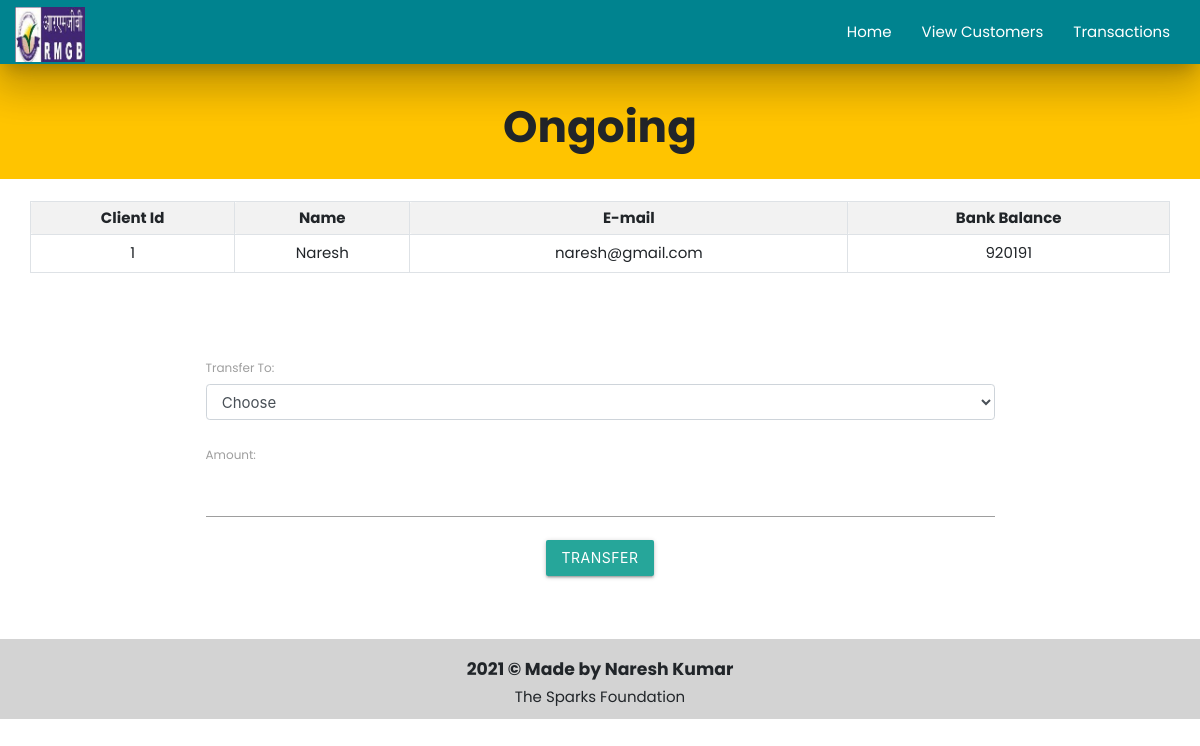
/php/userdetails.php?c_id=1, run on the app's committed database.
### tables this page shows
CREATE TABLE `clients` (
  `c_id` int(3) NOT NULL,
  `c_name` varchar(20) NOT NULL,
  `c_mail` varchar(20) DEFAULT NULL,
  `c_balance` int(10) NOT NULL
);

### php/userdetails.php (the view, shortened to what this page needs)
<!DOCTYPE html>
<html lang="en">
<head>
    <link rel="stylesheet" href="https://maxcdn.bootstrapcdn.com/bootstrap/4.0.0/css/bootstrap.min.css">
    <link rel="stylesheet" href="../css/style.css">
    <link rel="stylesheet" href="https://cdnjs.cloudflare.com/ajax/libs/materialize/1.0.0/css/materialize.min.css">
</head>
<body>
    <?php
    include 'navbar.php';
    ?>
    <div class="center mt-0 #ffab00 amber accent-3">
        <h3><b><span><span>Ongoing</b></h3>
    </div>
    <div class="container-fluid">
        <?php
        include './connection.php';
        if (isset($_REQUEST['c_id'])) {
            $sid = $_GET['c_id'];
            $sql = "SELECT * FROM  clients where c_id=$sid";
            $result = mysqli_query($conn, $sql);
            $rows = mysqli_fetch_assoc($result);
        }
        ?>
        <form method="post" name="tcredit" class="tabletext"><br>
            <div class="container-fluid">
                <table class="table table-sm table-striped table-condensed table-bordered">
                    <tr>
                        <th class="text-center">Client Id</th>
                        <th class="text-center">Name</th>
                        <th class="text-center">E-mail</th>
                        <th class="text-center">Bank Balance</th>
                    </tr>
                    <tr>
                        <td class="center py-2"><?php echo (isset($rows['c_id']) ? $rows['c_id'] : ''); ?></td>
                        <td class="center py-2"><?php echo (isset($rows['c_name']) ? $rows['c_name'] : ''); ?></td>
                        <td class="center py-2"><?php echo (isset($rows['c_mail']) ? $rows['c_mail'] : ''); ?></td>
                        <td class="center py-2"><?php echo (isset($rows['c_balance']) ? $rows['c_balance'] : ''); ?></td>
                    </tr>
                </table>
            </div>
            <div class="container">
                <br><br><br>
                <label for="to">Transfer To:</label>
                <select id="to" name="to" class="form-control" required>
                    <option value="" disabled selected>Choose</option>
            </div>
            <br>
            <label for="amount">Amount:</label>
            <input type="number" class="form-control" name="amount" id="amount" required>
            <div class="text-center">
                <button class="btn mt-3 waves-effect waves-light" name="submit" type="submit" id="myBtn">Transfer</button>
            </div>
            <br>
        </form>
    </div>
    <footer class="center footer">
        <h6 class="info"><b>2021 © Made by Naresh Kumar</b></h6>
        The Sparks Foundation
    </footer>
</body>
</html>

### css/style.css (style rules this page uses)
body { font-family: Poppins; margin: 0; }
.waves-effect { margin-top: 30px; }
.footer { background: lightgray; margin-bottom: 0; bottom: 0; padding: 10px; }
.info { font-weight: 500; }

### php/userdetails.php (style rules this page uses)
.mt-0 { padding: 10px; top: 0; }
* { font-family: Poppins; }
.footer { margin-top: 40px; }

### data on the page
clients: c_id "1", c_name "Naresh", c_mail "naresh@gmail.com", c_balance "920191"
